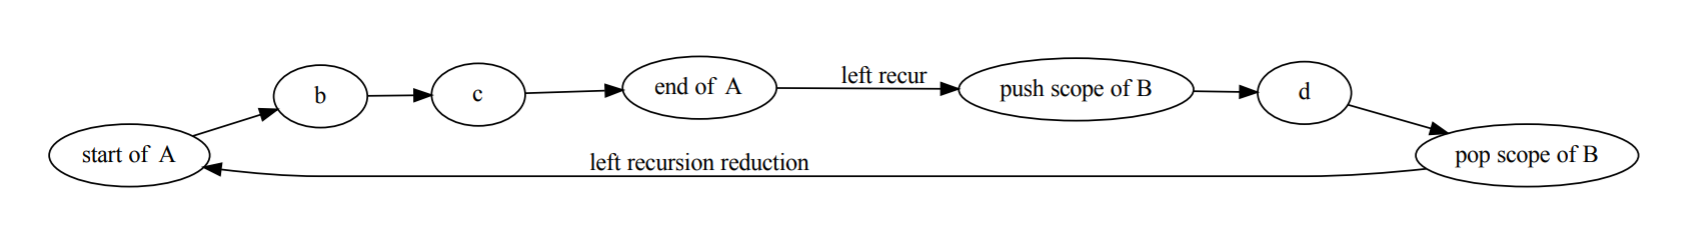

Reproduce this figure in Python.
import graphviz_artist as ga
import graphviz_artist.attr as a

"""
A -> b c
A -> A d
"""
g = ga.Graph(directed=True)
g.update(attrs=(a.HorizontalGraph, ))

A = g.new(a.Label("start of  A"))

b = g.new(a.Label("b"))
c = g.new(a.Label("c"))
d = g.new(a.Label("d"))

B = g.new(a.Label("push scope of B"))

B_ = g.new(a.Label("pop scope of B"))

A_ = g.new(a.Label("end of  A"))

_ = A > b > c > A_
_ = A_[a.Label("left recur")] > B > d > B_[a.Label("left recursion reduction")] > A

g.view()
